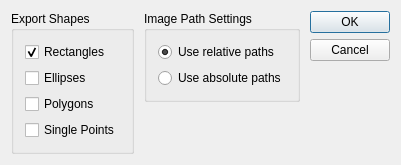
<ui version="4.0">
 <class>DlgIdlExporterClass</class>
 <widget class="QDialog" name="DlgIdlExporterClass">
  <property name="geometry">
   <rect>
    <x>0</x>
    <y>0</y>
    <width>380</width>
    <height>142</height>
   </rect>
  </property>
  <property name="windowTitle">
   <string>Default IDL-Exporter</string>
  </property>
  <layout class="QHBoxLayout" name="horizontalLayout_2">
   <property name="spacing">
    <number>10</number>
   </property>
   <item>
    <widget class="QGroupBox" name="grpShapes">
     <property name="title">
      <string>Export Shapes</string>
     </property>
     <layout class="QVBoxLayout" name="verticalLayout">
      <item>
       <widget class="QCheckBox" name="chkRectangle">
        <property name="toolTip">
         <string>Exports Rectangle Annotations.</string>
        </property>
        <property name="text">
         <string>Rectangles</string>
        </property>
        <property name="checked">
         <bool>true</bool>
        </property>
       </widget>
      </item>
      <item>
       <widget class="QCheckBox" name="chkEllipse">
        <property name="toolTip">
         <string>Exports Ellipse Annotations. Note that ellipses are converted to their bounding rectangles.</string>
        </property>
        <property name="text">
         <string>Ellipses</string>
        </property>
       </widget>
      </item>
      <item>
       <widget class="QCheckBox" name="chkPolygon">
        <property name="toolTip">
         <string>Exports Polygon Annotations. Note that polygons are converted to their bounding rectangles.</string>
        </property>
        <property name="text">
         <string>Polygons</string>
        </property>
       </widget>
      </item>
      <item>
       <widget class="QCheckBox" name="chkSinglePoint">
        <property name="toolTip">
         <string>Exports Single Point Annotations. Note that single points are converted to very small bounding rectangles.</string>
        </property>
        <property name="text">
         <string>Single Points</string>
        </property>
       </widget>
      </item>
     </layout>
    </widget>
   </item>
   <item>
    <layout class="QVBoxLayout" name="verticalLayout_4">
     <item>
      <widget class="QGroupBox" name="grpPathSettings">
       <property name="title">
        <string>Image Path Settings</string>
       </property>
       <layout class="QVBoxLayout" name="verticalLayout_3">
        <item>
         <widget class="QRadioButton" name="radioPathRelative">
          <property name="toolTip">
           <string>Uses relative image file paths. All image paths are converted to paths that are relative to the created IDL file.</string>
          </property>
          <property name="text">
           <string>Use relative paths</string>
          </property>
          <property name="checked">
           <bool>true</bool>
          </property>
         </widget>
        </item>
        <item>
         <widget class="QRadioButton" name="radioPathAbsolute">
          <property name="toolTip">
           <string>Uses absolute image file paths. All image paths are converted to paths that are absolute within the file system.</string>
          </property>
          <property name="text">
           <string>Use absolute paths</string>
          </property>
         </widget>
        </item>
       </layout>
      </widget>
     </item>
     <item>
      <spacer name="verticalSpacer_2">
       <property name="orientation">
        <enum>Qt::Vertical</enum>
       </property>
       <property name="sizeHint" stdset="0">
        <size>
         <width>20</width>
         <height>40</height>
        </size>
       </property>
      </spacer>
     </item>
    </layout>
   </item>
   <item>
    <layout class="QVBoxLayout" name="verticalLayout_2">
     <item>
      <layout class="QHBoxLayout" name="horizontalLayout">
       <item>
        <spacer name="horizontalSpacer">
         <property name="orientation">
          <enum>Qt::Horizontal</enum>
         </property>
         <property name="sizeHint" stdset="0">
          <size>
           <width>40</width>
           <height>20</height>
          </size>
         </property>
        </spacer>
       </item>
       <item>
        <widget class="QDialogButtonBox" name="buttonBox">
         <property name="orientation">
          <enum>Qt::Vertical</enum>
         </property>
         <property name="standardButtons">
          <set>QDialogButtonBox::Cancel|QDialogButtonBox::Ok</set>
         </property>
        </widget>
       </item>
      </layout>
     </item>
     <item>
      <spacer name="verticalSpacer">
       <property name="orientation">
        <enum>Qt::Vertical</enum>
       </property>
       <property name="sizeHint" stdset="0">
        <size>
         <width>20</width>
         <height>40</height>
        </size>
       </property>
      </spacer>
     </item>
    </layout>
   </item>
  </layout>
 </widget>
 <layoutdefault spacing="6" margin="11" />
 <resources />
 <connections>
  <connection>
   <sender>buttonBox</sender>
   <signal>accepted()</signal>
   <receiver>DlgIdlExporterClass</receiver>
   <slot>accept()</slot>
   <hints>
    <hint type="sourcelabel">
     <x>195</x>
     <y>31</y>
    </hint>
    <hint type="destinationlabel">
     <x>137</x>
     <y>34</y>
    </hint>
   </hints>
  </connection>
  <connection>
   <sender>buttonBox</sender>
   <signal>rejected()</signal>
   <receiver>DlgIdlExporterClass</receiver>
   <slot>reject()</slot>
   <hints>
    <hint type="sourcelabel">
     <x>182</x>
     <y>51</y>
    </hint>
    <hint type="destinationlabel">
     <x>131</x>
     <y>70</y>
    </hint>
   </hints>
  </connection>
 </connections>
</ui>
